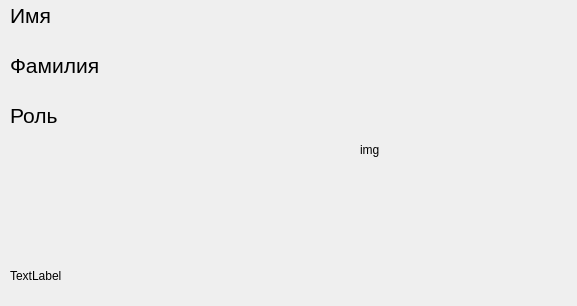
<?xml version="1.0" encoding="UTF-8"?>
<ui version="4.0">
 <class>MainWindow_laborant_is</class>
 <widget class="QMainWindow" name="MainWindow_laborant_is">
  <property name="geometry">
   <rect>
    <x>0</x>
    <y>0</y>
    <width>577</width>
    <height>306</height>
   </rect>
  </property>
  <property name="windowTitle">
   <string>MainWindow</string>
  </property>
  <widget class="QWidget" name="centralwidget">
   <widget class="QLabel" name="label_name_is">
    <property name="geometry">
     <rect>
      <x>10</x>
      <y>0</y>
      <width>281</width>
      <height>31</height>
     </rect>
    </property>
    <property name="font">
     <font>
      <pointsize>16</pointsize>
     </font>
    </property>
    <property name="text">
     <string>&lt;html&gt;&lt;head/&gt;&lt;body&gt;&lt;p&gt;&lt;span style=&quot; font-size:16pt;&quot;&gt;Имя&lt;/span&gt;&lt;/p&gt;&lt;/body&gt;&lt;/html&gt;</string>
    </property>
   </widget>
   <widget class="QLabel" name="label_surname_is">
    <property name="geometry">
     <rect>
      <x>10</x>
      <y>50</y>
      <width>281</width>
      <height>31</height>
     </rect>
    </property>
    <property name="font">
     <font>
      <pointsize>16</pointsize>
     </font>
    </property>
    <property name="text">
     <string>&lt;html&gt;&lt;head/&gt;&lt;body&gt;&lt;p&gt;&lt;span style=&quot; font-size:16pt;&quot;&gt;Фамилия&lt;/span&gt;&lt;/p&gt;&lt;/body&gt;&lt;/html&gt;</string>
    </property>
   </widget>
   <widget class="QLabel" name="image_laborant_is">
    <property name="geometry">
     <rect>
      <x>360</x>
      <y>30</y>
      <width>181</width>
      <height>241</height>
     </rect>
    </property>
    <property name="text">
     <string>&lt;html&gt;&lt;head/&gt;&lt;body&gt;&lt;p&gt;img&lt;/p&gt;&lt;/body&gt;&lt;/html&gt;</string>
    </property>
   </widget>
   <widget class="QLabel" name="label_role_is">
    <property name="geometry">
     <rect>
      <x>10</x>
      <y>100</y>
      <width>281</width>
      <height>31</height>
     </rect>
    </property>
    <property name="font">
     <font>
      <pointsize>16</pointsize>
     </font>
    </property>
    <property name="text">
     <string>&lt;html&gt;&lt;head/&gt;&lt;body&gt;&lt;p&gt;&lt;span style=&quot; font-size:16pt;&quot;&gt;Роль&lt;/span&gt;&lt;/p&gt;&lt;/body&gt;&lt;/html&gt;</string>
    </property>
   </widget>
   <widget class="QLabel" name="label_timer">
    <property name="geometry">
     <rect>
      <x>10</x>
      <y>260</y>
      <width>101</width>
      <height>31</height>
     </rect>
    </property>
    <property name="text">
     <string>TextLabel</string>
    </property>
   </widget>
  </widget>
 </widget>
 <resources/>
 <connections/>
</ui>
